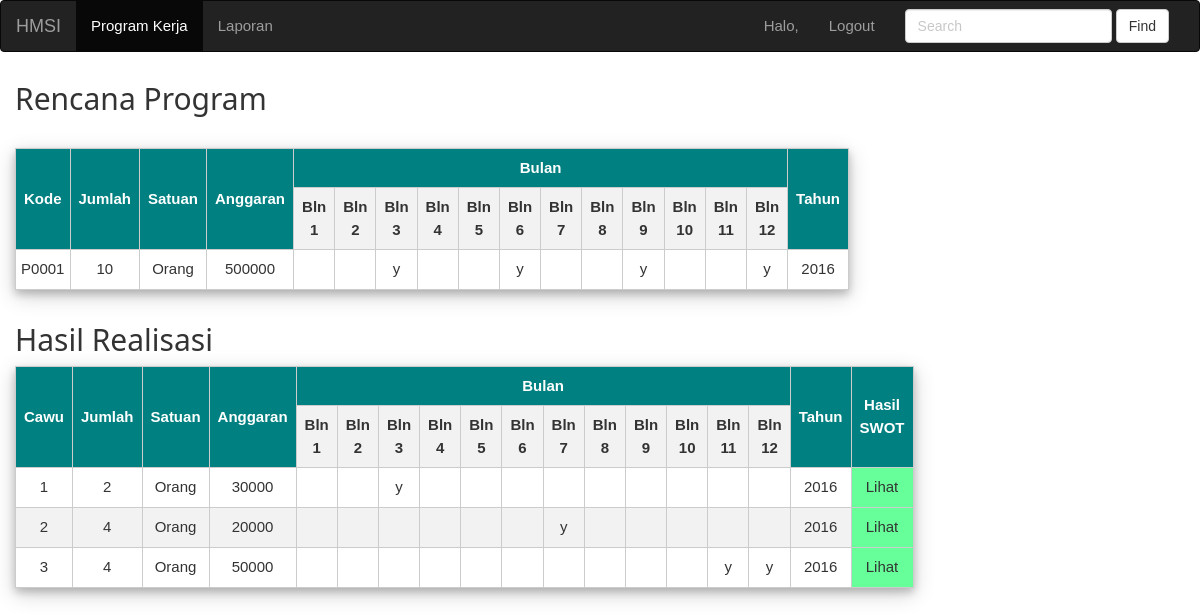
The page /hasil-realisasi-humas.php?kode_prog=P0001 on the database its author committed.
### tables this page shows
CREATE TABLE IF NOT EXISTS `prog_kerja` (
  `kode_prog` char(5) NOT NULL,
  `divisi` varchar(20) DEFAULT NULL,
  `nm_prog` varchar(100) NOT NULL,
  `ren_indikator` varchar(100) NOT NULL,
  `ren_jumlah` int(10) NOT NULL,
  `ren_satuan` char(10) NOT NULL,
  `ren_anggaran` int(11) NOT NULL,
  `ren_bln1` char(1) DEFAULT NULL,
  `ren_bln2` char(1) DEFAULT NULL,
  `ren_bln3` char(1) DEFAULT NULL,
  `ren_bln4` char(1) DEFAULT NULL,
  `ren_bln5` char(1) DEFAULT NULL,
  `ren_bln6` char(1) DEFAULT NULL,
  `ren_bln7` char(1) DEFAULT NULL,
  `ren_bln8` char(1) DEFAULT NULL,
  `ren_bln9` char(1) DEFAULT NULL,
  `ren_bln10` char(1) DEFAULT NULL,
  `ren_bln11` char(1) DEFAULT NULL,
  `ren_bln12` char(1) DEFAULT NULL,
  `tahun` char(4) NOT NULL
);

CREATE TABLE IF NOT EXISTS `realisasi` (
`kode_res` int(11) NOT NULL,
  `kode_prog` char(5) NOT NULL,
  `cawu` int(11) NOT NULL,
  `jumlah` int(11) NOT NULL,
  `satuan` char(10) NOT NULL,
  `anggaran` int(11) NOT NULL,
  `rel_bln1` char(1) DEFAULT NULL,
  `rel_bln2` char(1) DEFAULT NULL,
  `rel_bln3` char(1) DEFAULT NULL,
  `rel_bln4` char(1) DEFAULT NULL,
  `rel_bln5` char(1) DEFAULT NULL,
  `rel_bln6` char(1) DEFAULT NULL,
  `rel_bln7` char(1) DEFAULT NULL,
  `rel_bln8` char(1) DEFAULT NULL,
  `rel_bln9` char(1) DEFAULT NULL,
  `rel_bln10` char(1) DEFAULT NULL,
  `rel_bln11` char(1) DEFAULT NULL,
  `rel_bln12` char(1) DEFAULT NULL,
  `tahun` char(4) NOT NULL
);

### hasil-realisasi-humas.php (the view, shortened to what this page needs)
<!DOCTYPE html>
<html>
<head>
    <link rel="stylesheet" href="css/bootstrap.min.css">
	<link rel="stylesheet" href="css/styles.css">
	<link rel="stylesheet" href="css/W3.css">
</head>
<body>
	<nav class="navbar navbar-inverse">
	  <div class="container-fluid">
		<div class="navbar-header">
		  <a class="navbar-brand" href="index-humas.php">HMSI</a></li>
		</div>
		<div class="collapse navbar-collapse" id="bs-example-navbar-collapse-1">
		  <ul class="nav navbar-nav">
			<li class="active"><a href="index-humas.php">Program Kerja <span class="sr-only">(current)</span></a></li>
			<li class><a href="laporan.php" target="_blank">Laporan <span class="sr-only">(current)</span></a></li>
		  </ul>
		  <form class="navbar-form navbar-right" role="search">
			<div class="form-group">
			  <input type="text" class="form-control" placeholder="Search">
			</div>
			<button type="submit" class="btn btn-default">Find</button>
		  </form>
		  <ul class="nav navbar-nav navbar-right">
			<li>
				<a href="" class="dropdown-toggle" data-toggle="dropdown" role="button" aria-haspopup="true" aria-expanded="false">
					<span class="glyphicon glyphicon-user" aria-hidden="true"></span><?PHP
						if(isset($_POST['username']))
						echo "Halo, ".$_POST['username']."<br>";
						else
						echo "Halo, ".$_COOKIE['username']."<br>";
					?>
				</a>
			</li>
			<li><a href="logout.php">Logout</a></li>
		  </ul>
		</div>
	  </div>
	</nav>
	<div class="col-md-12">
	<h2>Rencana Program</h2>
	<table class="w3-card-4" cellpadding="5" cellspacing="0" border="1" style="border-style:solid; border-color: #ccc">
		<tr style="background-color:teal; color:white">
			<th rowspan="2">Kode</th>
			<th rowspan="2">Jumlah</th>
			<th rowspan="2">Satuan</th>
			<th rowspan="2">Anggaran</th>
			<th colspan="12">Bulan</th>
            <th rowspan="2">Tahun</th>
		</tr>
		<tr>
				<th>Bln 1</th>
				<th>Bln 2</th>
				<th>Bln 3</th>
				<th>Bln 4</th>
				<th>Bln 5</th>
				<th>Bln 6</th>
				<th>Bln 7</th>
				<th>Bln 8</th>
				<th>Bln 9</th>
				<th>Bln 10</th>
				<th>Bln 11</th>
				<th>Bln 12</th>
		</tr>
		<?php
		$kode = $_GET['kode_prog'];
		$query = mysql_query("SELECT * FROM prog_kerja WHERE kode_prog='$kode'") or die(mysql_error());
		if(mysql_num_rows($query) == 0){
			echo '<tr><td colspan="6">Tidak ada data!</td></tr>';
		}else{
			echo "<br>";
			while($data = mysql_fetch_assoc($query)){
				echo '<tr style="height: 40px; text-align: center;">';
					echo '<td>'.$data['kode_prog'].'</td>';
					echo '<td>'.$data['ren_jumlah'].'</td>';
					echo '<td>'.$data['ren_satuan'].'</td>';
					echo '<td>'.$data['ren_anggaran'].'</td>';
					echo '<td>'.$data['ren_bln1'].'</td>';
					echo '<td>'.$data['ren_bln2'].'</td>';
					echo '<td>'.$data['ren_bln3'].'</td>';
					echo '<td>'.$data['ren_bln4'].'</td>';
					echo '<td>'.$data['ren_bln5'].'</td>';
					echo '<td>'.$data['ren_bln6'].'</td>';
					echo '<td>'.$data['ren_bln7'].'</td>';
					echo '<td>'.$data['ren_bln8'].'</td>';
					echo '<td>'.$data['ren_bln9'].'</td>';
					echo '<td>'.$data['ren_bln10'].'</td>';
					echo '<td>'.$data['ren_bln11'].'</td>';
					echo '<td>'.$data['ren_bln12'].'</td>';
					echo '<td>'.$data['tahun'].'</td>';
				echo '</tr>';
			}
		}
		?>
	</table>
    <h2>Hasil Realisasi</h2>
	<table class="w3-card-4" cellpadding="5" cellspacing="0" border="1" style="border-style:solid; border-color: #ccc">
		<tr style="background-color:teal; color:white">
			<th rowspan="2">Cawu</th>
			<th rowspan="2">Jumlah</th>
			<th rowspan="2">Satuan</th>
			<th rowspan="2">Anggaran</th>
			<th colspan="12">Bulan</th>
			<th rowspan="2">Tahun</th>
			<th rowspan="2">Hasil SWOT</th>
		</tr>
		<tr>
				<th>Bln 1</th>
				<th>Bln 2</th>
				<th>Bln 3</th>
				<th>Bln 4</th>
				<th>Bln 5</th>
				<th>Bln 6</th>
				<th>Bln 7</th>
				<th>Bln 8</th>
				<th>Bln 9</th>
				<th>Bln 10</th>
				<th>Bln 11</th>
				<th>Bln 12</th>
		</tr>
		<?php
		$kode = $_GET['kode_prog'];
		$query = mysql_query("SELECT * FROM realisasi WHERE kode_prog='$kode'") or die(mysql_error());
		if(mysql_num_rows($query) == 0){
			echo '<tr><td colspan="6">Tidak ada data!</td></tr>';
		}else{
			while($data = mysql_fetch_assoc($query)){
				echo '<tr style="height: 40px; text-align: center;">';
					echo '<td>'.$data['cawu'].'</td>';
					echo '<td>'.$data['jumlah'].'</td>';
					echo '<td>'.$data['satuan'].'</td>';
					echo '<td>'.$data['anggaran'].'</td>';
					echo '<td>'.$data['rel_bln1'].'</td>';
					echo '<td>'.$data['rel_bln2'].'</td>';
					echo '<td>'.$data['rel_bln3'].'</td>';
					echo '<td>'.$data['rel_bln4'].'</td>';
					echo '<td>'.$data['rel_bln5'].'</td>';
					echo '<td>'.$data['rel_bln6'].'</td>';
					echo '<td>'.$data['rel_bln7'].'</td>';
					echo '<td>'.$data['rel_bln8'].'</td>';
					echo '<td>'.$data['rel_bln9'].'</td>';
					echo '<td>'.$data['rel_bln10'].'</td>';
					echo '<td>'.$data['rel_bln11'].'</td>';
					echo '<td>'.$data['rel_bln12'].'</td>';
					echo '<td>'.$data['tahun'].'</td>';
					echo '<td style="background-color:#66ff99"><a href="hasil-swot-humas.php?kode_res='.$data['kode_res'].'" target="_blank">Lihat</a></td>';
				echo '</tr>';
			}
		}
		?>
	</table>
	</div>
</body>
</html>

### css/styles.css (style rules this page uses)
table { border-collapse: collapse; width: 790px; }
th { text-align: center; padding: 8px; }
tr:nth-child(even) { background-color: #f2f2f2 }

### css/W3.css (style rules this page uses)
html { box-sizing:border-box }
*,*:before,*:after { box-sizing:inherit }
html { -ms-text-size-adjust:100%;-webkit-text-size-adjust:100% }
body { margin:0 }
article,aside,details,figcaption,figure,footer,header,main,menu,nav,section,summary { display:block }
a { background-color:transparent;-webkit-text-decoration-skip:objects }
button,input,select,textarea { font:inherit;margin:0 }
button,input { overflow:visible }
button,select { text-transform:none }
button,html [type=button],[type=reset],[type=submit] { -webkit-appearance:button }
html,body { font-family:Verdana,sans-serif;font-size:15px;line-height:1.5 }
html { overflow-x:hidden }
h1,h2,h3,h4,h5,h6,.w3-slim,.w3-wide { font-family:"Segoe UI",Arial,sans-serif }
h2 { font-size:30px }
h1,h2,h3,h4,h5,h6 { font-weight:400;margin:10px 0 }
a { color:inherit }
.w3-card-4,.w3-hover-shadow:hover { box-shadow:0 4px 8px 0 rgba(0,0,0,0.2),0 6px 20px 0 rgba(0,0,0,0.19)!important }

### rows shown on the page
prog_kerja: kode_prog "P0001", ren_jumlah "10", ren_satuan "Orang", ren_anggaran "500000", ren_bln3 "y", ren_bln6 "y", ren_bln9 "y", ren_bln12 "y", tahun "2016"
realisasi: cawu "1", jumlah "2", satuan "Orang", anggaran "30000", rel_bln3 "y", tahun "2016"
realisasi: cawu "2", jumlah "4", satuan "Orang", anggaran "20000", rel_bln7 "y", tahun "2016"
realisasi: cawu "3", jumlah "4", satuan "Orang", anggaran "50000", rel_bln11 "y", rel_bln12 "y", tahun "2016"
